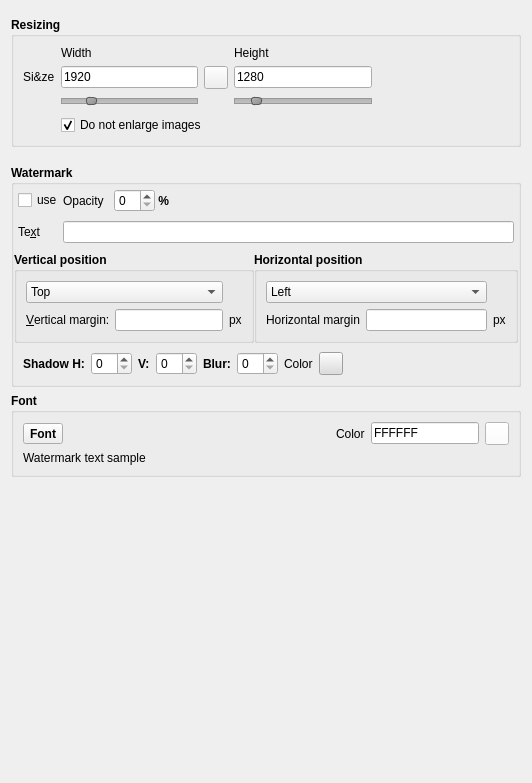
      <widget class="QWidget" name="tabImages">
       <attribute name="title">
        <string>Images</string>
       </attribute>
       <layout class="QVBoxLayout" name="verticalLayout_1">
        <item>
         <layout class="QHBoxLayout" name="horizontalLayout_2">
          <property name="topMargin">
           <number>6</number>
          </property>
          <property name="bottomMargin">
           <number>6</number>
          </property>
          <item>
           <layout class="QVBoxLayout" name="verticalLayout_2">
            <item>
             <widget class="QGroupBox" name="groupBox">
              <property name="sizePolicy">
               <sizepolicy hsizetype="Preferred" vsizetype="Fixed">
                <horstretch>0</horstretch>
                <verstretch>0</verstretch>
               </sizepolicy>
              </property>
              <property name="font">
               <font>
                <weight>75</weight>
                <bold>true</bold>
               </font>
              </property>
              <property name="title">
               <string>Resizing</string>
              </property>
              <layout class="QGridLayout" name="gridLayout">
               <item row="0" column="1">
                <widget class="QLabel" name="label_2">
                 <property name="font">
                  <font>
                   <weight>50</weight>
                   <bold>false</bold>
                  </font>
                 </property>
                 <property name="text">
                  <string>Width</string>
                 </property>
                 <property name="buddy">
                  <cstring>edtImageWidth</cstring>
                 </property>
                </widget>
               </item>
               <item row="1" column="3">
                <widget class="QLineEdit" name="edtImageHeight">
                 <property name="sizePolicy">
                  <sizepolicy hsizetype="Minimum" vsizetype="Fixed">
                   <horstretch>0</horstretch>
                   <verstretch>0</verstretch>
                  </sizepolicy>
                 </property>
                 <property name="font">
                  <font>
                   <weight>50</weight>
                   <bold>false</bold>
                  </font>
                 </property>
                 <property name="text">
                  <string>1280</string>
                 </property>
                </widget>
               </item>
               <item row="2" column="1">
                <widget class="QSlider" name="slWidth">
                 <property name="font">
                  <font>
                   <weight>50</weight>
                   <bold>false</bold>
                  </font>
                 </property>
                 <property name="styleSheet">
                  <string notr="true">QSlider::groove:horizontal {
    border: 1px solid #999999;
    height: 4px; /* the groove expands to the size of the slider by default. by giving it a height, it has a fixed size */
    background: qlineargradient(x1:0, y1:0, x2:0, y2:1, stop:0 #B1B1B1, stop:1 #c4c4c4);
    margin: 1px 0;
}

QSlider::handle:horizontal {
    background: qlineargradient(x1:0, y1:0, x2:1, y2:1, stop:0 #b4b4b4, stop:1 #8f8f8f);
    border: 1px solid #5c5c5c;
    width: 9px;
    margin: -2px 0; /* handle is placed by default on the contents rect of the groove. Expand outside the groove */
    border-radius: 3px;
}</string>
                 </property>
                 <property name="minimum">
                  <number>0</number>
                 </property>
                 <property name="maximum">
                  <number>9999</number>
                 </property>
                 <property name="singleStep">
                  <number>10</number>
                 </property>
                 <property name="pageStep">
                  <number>108</number>
                 </property>
                 <property name="value">
                  <number>1920</number>
                 </property>
                 <property name="orientation">
                  <enum>Qt::Horizontal</enum>
                 </property>
                </widget>
               </item>
               <item row="0" column="3">
                <widget class="QLabel" name="label_3">
                 <property name="font">
                  <font>
                   <weight>50</weight>
                   <bold>false</bold>
                  </font>
                 </property>
                 <property name="text">
                  <string>Height</string>
                 </property>
                 <property name="buddy">
                  <cstring>edtImageHeight</cstring>
                 </property>
                </widget>
               </item>
               <item row="1" column="0">
                <widget class="QLabel" name="label">
                 <property name="font">
                  <font>
                   <weight>50</weight>
                   <bold>false</bold>
                  </font>
                 </property>
                 <property name="text">
                  <string>Si&amp;ze</string>
                 </property>
                </widget>
               </item>
               <item row="1" column="1">
                <widget class="QLineEdit" name="edtImageWidth">
                 <property name="sizePolicy">
                  <sizepolicy hsizetype="Minimum" vsizetype="Fixed">
                   <horstretch>0</horstretch>
                   <verstretch>0</verstretch>
                  </sizepolicy>
                 </property>
                 <property name="font">
                  <font>
                   <weight>50</weight>
                   <bold>false</bold>
                  </font>
                 </property>
                 <property name="text">
                  <string>1920</string>
                 </property>
                </widget>
               </item>
               <item row="0" column="2" rowspan="3">
                <widget class="QToolButton" name="btnLink">
                 <property name="font">
                  <font>
                   <weight>50</weight>
                   <bold>false</bold>
                  </font>
                 </property>
                 <property name="text">
                  <string/>
                 </property>
                 <property name="icon">
                  <iconset resource="falcong.qrc">
                   <normaloff>:/icon/Resources/link.png</normaloff>:/icon/Resources/link.png</iconset>
                 </property>
                 <property name="checkable">
                  <bool>true</bool>
                 </property>
                </widget>
               </item>
               <item row="3" column="1" colspan="3">
                <widget class="QCheckBox" name="chkDoNotEnlarge">
                 <property name="font">
                  <font>
                   <weight>50</weight>
                   <bold>false</bold>
                  </font>
                 </property>
                 <property name="text">
                  <string>Do not enlarge images</string>
                 </property>
                 <property name="checked">
                  <bool>true</bool>
                 </property>
                </widget>
               </item>
               <item row="2" column="3">
                <widget class="QSlider" name="slHeight">
                 <property name="font">
                  <font>
                   <weight>50</weight>
                   <bold>false</bold>
                  </font>
                 </property>
                 <property name="styleSheet">
                  <string notr="true">QSlider::groove:horizontal {
    border: 1px solid #999999;
    height: 4px; /* the groove expands to the size of the slider by default. by giving it a height, it has a fixed size */
    background: qlineargradient(x1:0, y1:0, x2:0, y2:1, stop:0 #B1B1B1, stop:1 #c4c4c4);
    margin: 1px 0;
}

QSlider::handle:horizontal {
    background: qlineargradient(x1:0, y1:0, x2:1, y2:1, stop:0 #b4b4b4, stop:1 #8f8f8f);
    border: 1px solid #5c5c5c;
    width: 9px;
    margin: -2px 0; /* handle is placed by default on the contents rect of the groove. Expand outside the groove */
    border-radius: 3px;
}</string>
                 </property>
                 <property name="minimum">
                  <number>0</number>
                 </property>
                 <property name="maximum">
                  <number>9999</number>
                 </property>
                 <property name="singleStep">
                  <number>10</number>
                 </property>
                 <property name="pageStep">
                  <number>108</number>
                 </property>
                 <property name="value">
                  <number>1280</number>
                 </property>
                 <property name="orientation">
                  <enum>Qt::Horizontal</enum>
                 </property>
                </widget>
               </item>
               <item row="1" column="4">
                <spacer name="horizontalSpacer_9">
                 <property name="orientation">
                  <enum>Qt::Horizontal</enum>
                 </property>
                 <property name="sizeHint" stdset="0">
                  <size>
                   <width>40</width>
                   <height>20</height>
                  </size>
                 </property>
                </spacer>
               </item>
              </layout>
             </widget>
            </item>
           </layout>
          </item>
         </layout>
        </item>
        <item>
         <widget class="QWidget" name="widget" native="true">
          <property name="sizePolicy">
           <sizepolicy hsizetype="Preferred" vsizetype="Fixed">
            <horstretch>0</horstretch>
            <verstretch>0</verstretch>
           </sizepolicy>
          </property>
         </widget>
        </item>
        <item>
         <layout class="QVBoxLayout" name="verticalLayout_3">
          <item>
           <widget class="QGroupBox" name="gbWatermark">
            <property name="sizePolicy">
             <sizepolicy hsizetype="Preferred" vsizetype="Fixed">
              <horstretch>0</horstretch>
              <verstretch>0</verstretch>
             </sizepolicy>
            </property>
            <property name="font">
             <font>
              <weight>75</weight>
              <bold>true</bold>
             </font>
            </property>
            <property name="title">
             <string>Watermark</string>
            </property>
            <layout class="QHBoxLayout" name="horizontalLayout_3">
             <property name="spacing">
              <number>0</number>
             </property>
             <property name="leftMargin">
              <number>0</number>
             </property>
             <property name="topMargin">
              <number>0</number>
             </property>
             <property name="rightMargin">
              <number>0</number>
             </property>
             <property name="bottomMargin">
              <number>0</number>
             </property>
             <item>
              <layout class="QVBoxLayout" name="verticalLayout_4">
               <item>
                <layout class="QGridLayout" name="gridLayout_8">
                 <property name="leftMargin">
                  <number>4</number>
                 </property>
                 <property name="topMargin">
                  <number>4</number>
                 </property>
                 <property name="rightMargin">
                  <number>4</number>
                 </property>
                 <property name="bottomMargin">
                  <number>9</number>
                 </property>
                 <property name="verticalSpacing">
                  <number>9</number>
                 </property>
                 <item row="0" column="2">
                  <widget class="QSpinBox" name="sbWmOpacity">
                   <property name="font">
                    <font>
                     <weight>50</weight>
                     <bold>false</bold>
                    </font>
                   </property>
                  </widget>
                 </item>
                 <item row="0" column="3">
                  <widget class="QLabel" name="label_32">
                   <property name="text">
                    <string> %</string>
                   </property>
                  </widget>
                 </item>
                 <item row="0" column="4">
                  <spacer name="horizontalSpacer_6">
                   <property name="orientation">
                    <enum>Qt::Horizontal</enum>
                   </property>
                   <property name="sizeHint" stdset="0">
                    <size>
                     <width>40</width>
                     <height>20</height>
                    </size>
                   </property>
                  </spacer>
                 </item>
                 <item row="0" column="1">
                  <widget class="QLabel" name="label_12">
                   <property name="font">
                    <font>
                     <weight>50</weight>
                     <bold>false</bold>
                    </font>
                   </property>
                   <property name="text">
                    <string>Opacity   </string>
                   </property>
                   <property name="buddy">
                    <cstring>sbWmOpacity</cstring>
                   </property>
                  </widget>
                 </item>
                 <item row="0" column="0">
                  <widget class="QCheckBox" name="chkUseWM">
                   <property name="font">
                    <font>
                     <weight>50</weight>
                     <bold>false</bold>
                    </font>
                   </property>
                   <property name="text">
                    <string>use</string>
                   </property>
                  </widget>
                 </item>
                 <item row="1" column="0">
                  <widget class="QLabel" name="label_13">
                   <property name="font">
                    <font>
                     <weight>50</weight>
                     <bold>false</bold>
                    </font>
                   </property>
                   <property name="text">
                    <string>Te&amp;xt</string>
                   </property>
                   <property name="buddy">
                    <cstring>edtWatermark</cstring>
                   </property>
                  </widget>
                 </item>
                 <item row="1" column="1" colspan="4">
                  <widget class="QLineEdit" name="edtWatermark">
                   <property name="font">
                    <font>
                     <weight>50</weight>
                     <bold>false</bold>
                    </font>
                   </property>
                  </widget>
                 </item>
                </layout>
               </item>
               <item>
                <layout class="QHBoxLayout" name="horizontalLayout_4">
                 <item>
                  <widget class="QGroupBox" name="groupBox_7">
                   <property name="font">
                    <font>
                     <weight>75</weight>
                     <bold>true</bold>
                    </font>
                   </property>
                   <property name="title">
                    <string>Vertical position</string>
                   </property>
                   <layout class="QGridLayout" name="gridLayout_3">
                    <item row="2" column="1">
                     <widget class="QLineEdit" name="edtWmVertMargin">
                      <property name="font">
                       <font>
                        <weight>50</weight>
                        <bold>false</bold>
                       </font>
                      </property>
                     </widget>
                    </item>
                    <item row="2" column="2">
                     <widget class="QLabel" name="label_8">
                      <property name="font">
                       <font>
                        <weight>50</weight>
                        <bold>false</bold>
                       </font>
                      </property>
                      <property name="text">
                       <string>px</string>
                      </property>
                     </widget>
                    </item>
                    <item row="0" column="0" colspan="2">
                     <widget class="QComboBox" name="cbWmVPosition">
                      <property name="font">
                       <font>
                        <weight>50</weight>
                        <bold>false</bold>
                       </font>
                      </property>
                      <property name="currentIndex">
                       <number>0</number>
                      </property>
                      <item>
                       <property name="text">
                        <string>Top</string>
                       </property>
                      </item>
                      <item>
                       <property name="text">
                        <string>Center vertically</string>
                       </property>
                      </item>
                      <item>
                       <property name="text">
                        <string>Bottom</string>
                       </property>
                      </item>
                     </widget>
                    </item>
                    <item row="2" column="0">
                     <widget class="QLabel" name="label_6">
                      <property name="font">
                       <font>
                        <weight>50</weight>
                        <bold>false</bold>
                       </font>
                      </property>
                      <property name="text">
                       <string>&amp;Vertical margin:</string>
                      </property>
                      <property name="buddy">
                       <cstring>edtWmVertMargin</cstring>
                      </property>
                     </widget>
                    </item>
                   </layout>
                  </widget>
                 </item>
                 <item>
                  <widget class="QGroupBox" name="groupBox_9">
                   <property name="font">
                    <font>
                     <weight>75</weight>
                     <bold>true</bold>
                    </font>
                   </property>
                   <property name="title">
                    <string>Horizontal position</string>
                   </property>
                   <layout class="QGridLayout" name="gridLayout_9">
                    <item row="2" column="3">
                     <widget class="QLabel" name="label_48">
                      <property name="font">
                       <font>
                        <weight>50</weight>
                        <bold>false</bold>
                       </font>
                      </property>
                      <property name="text">
                       <string>px</string>
                      </property>
                     </widget>
                    </item>
                    <item row="0" column="0" colspan="3">
                     <widget class="QComboBox" name="cbWmHPosition">
                      <property name="font">
                       <font>
                        <weight>50</weight>
                        <bold>false</bold>
                       </font>
                      </property>
                      <property name="currentIndex">
                       <number>0</number>
                      </property>
                      <item>
                       <property name="text">
                        <string>Left</string>
                       </property>
                      </item>
                      <item>
                       <property name="text">
                        <string>Center horizontally</string>
                       </property>
                      </item>
                      <item>
                       <property name="text">
                        <string>Right</string>
                       </property>
                      </item>
                     </widget>
                    </item>
                    <item row="2" column="0" colspan="2">
                     <widget class="QLabel" name="label_49">
                      <property name="font">
                       <font>
                        <weight>50</weight>
                        <bold>false</bold>
                       </font>
                      </property>
                      <property name="text">
                       <string>Horizontal margin</string>
                      </property>
                     </widget>
                    </item>
                    <item row="2" column="2">
                     <widget class="QLineEdit" name="edtWmHorizMargin">
                      <property name="font">
                       <font>
                        <weight>50</weight>
                        <bold>false</bold>
                       </font>
                      </property>
                     </widget>
                    </item>
                   </layout>
                  </widget>
                 </item>
                </layout>
               </item>
               <item>
                <widget class="QWidget" name="widget_2" native="true">
                 <property name="sizePolicy">
                  <sizepolicy hsizetype="Fixed" vsizetype="Fixed">
                   <horstretch>0</horstretch>
                   <verstretch>0</verstretch>
                  </sizepolicy>
                 </property>
                 <layout class="QHBoxLayout" name="horizontalLayout_5">
                  <item>
                   <widget class="QLabel" name="label_25">
                    <property name="text">
                     <string>Shadow H:</string>
                    </property>
                    <property name="buddy">
                     <cstring>sbWmShadowHoriz</cstring>
                    </property>
                   </widget>
                  </item>
                  <item>
                   <widget class="QSpinBox" name="sbWmShadowHoriz">
                    <property name="sizePolicy">
                     <sizepolicy hsizetype="Fixed" vsizetype="Fixed">
                      <horstretch>0</horstretch>
                      <verstretch>0</verstretch>
                     </sizepolicy>
                    </property>
                    <property name="font">
                     <font>
                      <weight>50</weight>
                      <bold>false</bold>
                     </font>
                    </property>
                   </widget>
                  </item>
                  <item>
                   <widget class="QLabel" name="label_40">
                    <property name="text">
                     <string>V:</string>
                    </property>
                    <property name="buddy">
                     <cstring>sbWmShadowVert</cstring>
                    </property>
                   </widget>
                  </item>
                  <item>
                   <widget class="QSpinBox" name="sbWmShadowVert">
                    <property name="sizePolicy">
                     <sizepolicy hsizetype="Fixed" vsizetype="Fixed">
                      <horstretch>0</horstretch>
                      <verstretch>0</verstretch>
                     </sizepolicy>
                    </property>
                    <property name="font">
                     <font>
                      <weight>50</weight>
                      <bold>false</bold>
                     </font>
                    </property>
                   </widget>
                  </item>
                  <item>
                   <widget class="QLabel" name="label_41">
                    <property name="text">
                     <string>Blur:</string>
                    </property>
                    <property name="buddy">
                     <cstring>sbWmShadowBlur</cstring>
                    </property>
                   </widget>
                  </item>
                  <item>
                   <widget class="QSpinBox" name="sbWmShadowBlur">
                    <property name="sizePolicy">
                     <sizepolicy hsizetype="Fixed" vsizetype="Fixed">
                      <horstretch>0</horstretch>
                      <verstretch>0</verstretch>
                     </sizepolicy>
                    </property>
                    <property name="font">
                     <font>
                      <weight>50</weight>
                      <bold>false</bold>
                     </font>
                    </property>
                   </widget>
                  </item>
                  <item>
                   <widget class="QLabel" name="label_52">
                    <property name="font">
                     <font>
                      <weight>50</weight>
                      <bold>false</bold>
                     </font>
                    </property>
                    <property name="text">
                     <string>Color</string>
                    </property>
                   </widget>
                  </item>
                  <item>
                   <widget class="QToolButton" name="btnWmShadowColor">
                    <property name="styleSheet">
                     <string notr="true">QToolButton {background-color:#ddd}</string>
                    </property>
                    <property name="text">
                     <string/>
                    </property>
                   </widget>
                  </item>
                  <item>
                   <spacer name="horizontalSpacer">
                    <property name="orientation">
                     <enum>Qt::Horizontal</enum>
                    </property>
                    <property name="sizeHint" stdset="0">
                     <size>
                      <width>107</width>
                      <height>20</height>
                     </size>
                    </property>
                   </spacer>
                  </item>
                 </layout>
                </widget>
               </item>
              </layout>
             </item>
            </layout>
           </widget>
          </item>
         </layout>
        </item>
        <item>
         <widget class="QGroupBox" name="groupBox_8">
          <property name="font">
           <font>
            <weight>75</weight>
            <bold>true</bold>
           </font>
          </property>
          <property name="title">
           <string>Font</string>
          </property>
          <layout class="QGridLayout" name="gridLayout_7">
           <item row="0" column="6">
            <widget class="QLineEdit" name="edtWmColor">
             <property name="sizePolicy">
              <sizepolicy hsizetype="Minimum" vsizetype="Fixed">
               <horstretch>0</horstretch>
               <verstretch>0</verstretch>
              </sizepolicy>
             </property>
             <property name="font">
              <font>
               <weight>50</weight>
               <bold>false</bold>
              </font>
             </property>
             <property name="text">
              <string>FFFFFF</string>
             </property>
            </widget>
           </item>
           <item row="0" column="7">
            <widget class="QToolButton" name="btnWmColor">
             <property name="styleSheet">
              <string notr="true">QToolButton {background-color:#fff}</string>
             </property>
             <property name="text">
              <string/>
             </property>
            </widget>
           </item>
           <item row="0" column="0">
            <widget class="QToolButton" name="btnSelectWmFont">
             <property name="text">
              <string>Font</string>
             </property>
            </widget>
           </item>
           <item row="0" column="5">
            <widget class="QLabel" name="label_29">
             <property name="font">
              <font>
               <weight>50</weight>
               <bold>false</bold>
              </font>
             </property>
             <property name="text">
              <string>Color</string>
             </property>
             <property name="buddy">
              <cstring>edtWmColor</cstring>
             </property>
            </widget>
           </item>
           <item row="0" column="2" colspan="3">
            <widget class="QLabel" name="lblWaterMarkFont">
             <property name="sizePolicy">
              <sizepolicy hsizetype="Expanding" vsizetype="Preferred">
               <horstretch>0</horstretch>
               <verstretch>0</verstretch>
              </sizepolicy>
             </property>
             <property name="font">
              <font>
               <weight>50</weight>
               <bold>false</bold>
              </font>
             </property>
             <property name="text">
              <string/>
             </property>
            </widget>
           </item>
           <item row="2" column="0" colspan="8">
            <widget class="QLabel" name="lblWmSample">
             <property name="sizePolicy">
              <sizepolicy hsizetype="Expanding" vsizetype="Preferred">
               <horstretch>0</horstretch>
               <verstretch>0</verstretch>
              </sizepolicy>
             </property>
             <property name="font">
              <font>
               <weight>50</weight>
               <bold>false</bold>
              </font>
             </property>
             <property name="text">
              <string>Watermark text sample</string>
             </property>
            </widget>
           </item>
           <item row="0" column="1">
            <spacer name="horizontalSpacer_5">
             <property name="orientation">
              <enum>Qt::Horizontal</enum>
             </property>
             <property name="sizeHint" stdset="0">
              <size>
               <width>40</width>
               <height>20</height>
              </size>
             </property>
            </spacer>
           </item>
          </layout>
         </widget>
        </item>
        <item>
         <spacer name="verticalSpacer_4">
          <property name="orientation">
           <enum>Qt::Vertical</enum>
          </property>
          <property name="sizeHint" stdset="0">
           <size>
            <width>20</width>
            <height>295</height>
           </size>
          </property>
         </spacer>
        </item>
       </layout>
      </widget>
